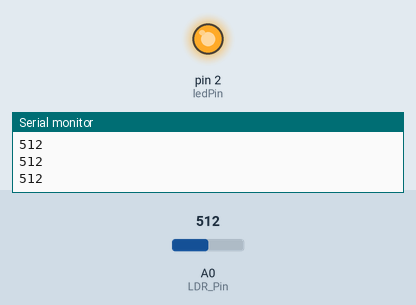
This sketch was run on a simulated Arduino Uno, built with avr-gcc and run on an emulated ATmega328P. Parts: output pins drawn as LEDs (lit = HIGH), the last lines printed to the serial monitor. The inputs (shaded band) are chosen by the test bench; at power-on: A0 (LDR_Pin) = 512.

Above: at 1.2 s.
1.3 s: A0 (LDR_Pin) set to 502
At 1.9 s:
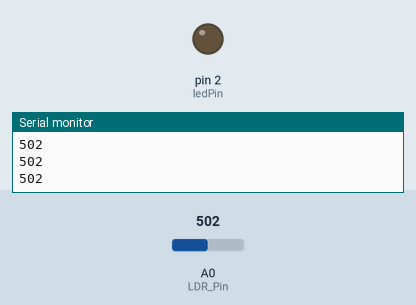
2.8 s: A0 (LDR_Pin) set to 716
At 3.4 s:
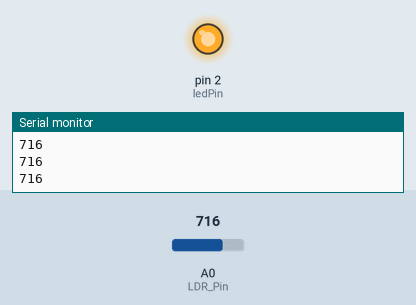
4.3 s: A0 (LDR_Pin) set to 511
At 5.6 s:
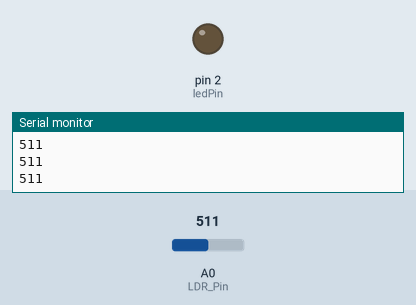
Timing chart, 0 to 7.3 s (numbered marks = the images above; inputs shaded):
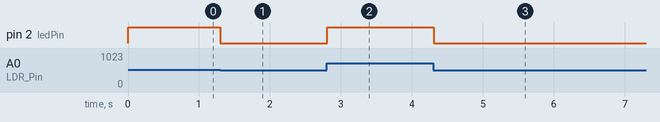

The sketch:

PhotoResistor_LDR.ino
```cpp
/* Simple test of the functionality of the (LDR) photo resistor

Connect the LDR pin of Digital & Analog Breakoutboard to the pin A0 of ARDUINO.
Connect One LED of Digital & Analog Breakoutboard to the pin 2 of ARDUINO.
And the 5v and GND pins to +5V and ground respectively.

----------------------------------------------------

           PhotoR     10K
 +5    o---/\/\/--.--/\/\/---o GND
                  |
 A0 o-------------

----------------------------------------------------
*/

int LDR_Pin = 0;  //define a pin for Photo resistor
int ledPin=2;     //define a pin for LED

void setup()
{
    Serial.begin(9600);  //Begin serial communcation
    pinMode( ledPin, OUTPUT );
}

void loop()
{
    Serial.println(analogRead(LDR_Pin)); //Write the value of the photoresistor to the serial monitor.
    analogWrite(ledPin, analogRead(LDR_Pin)/4);  //send the value to the ledPin. Depending on value of resistor
                                                //you have  to divide the value. for example,
                                                //with a 10k resistor divide the value by 2, for 100k resistor divide by 4.
   delay(10); //short delay for faster response to light.
}
```

Measured:
- the behaviour switches between 512 and 511 on A0 (LDR_Pin) (found by bisection; images 0 and 1)
- after the input at 1.3 s, pin 2 (ledPin): HIGH → LOW at once
- after the input at 2.8 s, pin 2 (ledPin): LOW → HIGH at once
- after the input at 4.3 s, pin 2 (ledPin): HIGH → LOW at once
